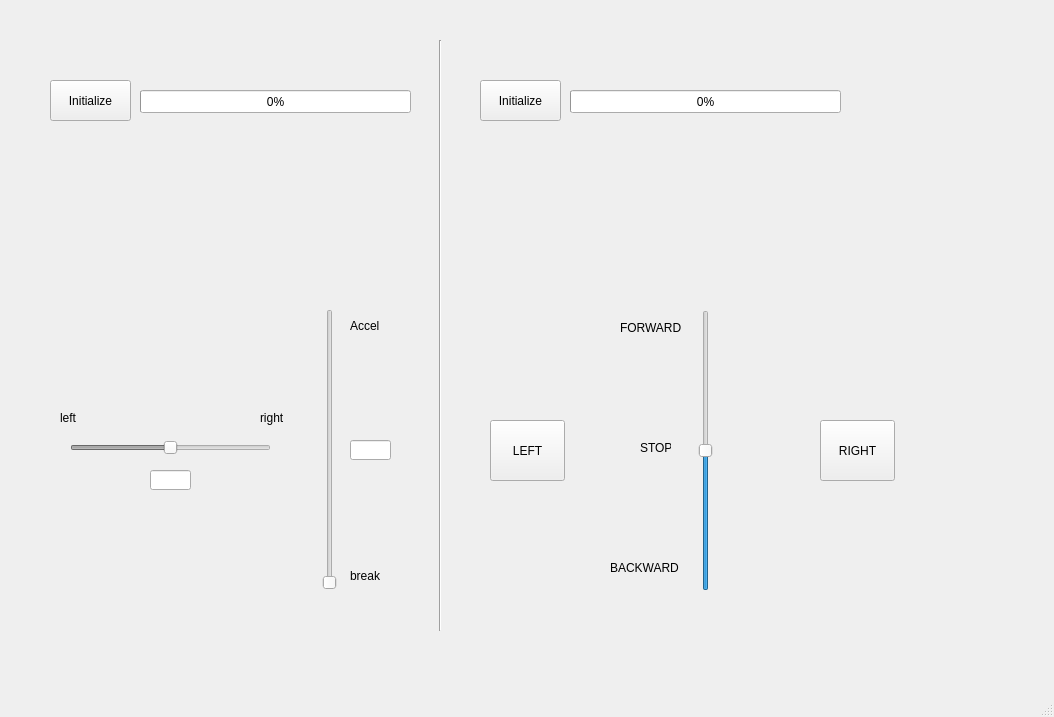
<?xml version="1.0" encoding="UTF-8"?>
<ui version="4.0">
 <class>MainWindow</class>
 <widget class="QMainWindow" name="MainWindow">
  <property name="geometry">
   <rect>
    <x>0</x>
    <y>0</y>
    <width>1054</width>
    <height>717</height>
   </rect>
  </property>
  <property name="windowTitle">
   <string>MainWindow</string>
  </property>
  <widget class="QWidget" name="centralwidget">
   <widget class="Line" name="line">
    <property name="geometry">
     <rect>
      <x>430</x>
      <y>40</y>
      <width>20</width>
      <height>591</height>
     </rect>
    </property>
    <property name="orientation">
     <enum>Qt::Vertical</enum>
    </property>
   </widget>
   <widget class="QSlider" name="directionSlider">
    <property name="enabled">
     <bool>false</bool>
    </property>
    <property name="geometry">
     <rect>
      <x>70</x>
      <y>440</y>
      <width>201</width>
      <height>16</height>
     </rect>
    </property>
    <property name="minimum">
     <number>-5</number>
    </property>
    <property name="maximum">
     <number>5</number>
    </property>
    <property name="orientation">
     <enum>Qt::Horizontal</enum>
    </property>
   </widget>
   <widget class="QSlider" name="accelerationSlider">
    <property name="enabled">
     <bool>false</bool>
    </property>
    <property name="geometry">
     <rect>
      <x>320</x>
      <y>309</y>
      <width>20</width>
      <height>281</height>
     </rect>
    </property>
    <property name="minimum">
     <number>-5</number>
    </property>
    <property name="maximum">
     <number>5</number>
    </property>
    <property name="value">
     <number>-5</number>
    </property>
    <property name="orientation">
     <enum>Qt::Vertical</enum>
    </property>
   </widget>
   <widget class="QLineEdit" name="directionValue">
    <property name="geometry">
     <rect>
      <x>150</x>
      <y>470</y>
      <width>41</width>
      <height>20</height>
     </rect>
    </property>
   </widget>
   <widget class="QLabel" name="label">
    <property name="geometry">
     <rect>
      <x>60</x>
      <y>410</y>
      <width>21</width>
      <height>16</height>
     </rect>
    </property>
    <property name="text">
     <string>left</string>
    </property>
   </widget>
   <widget class="QLabel" name="label_2">
    <property name="geometry">
     <rect>
      <x>260</x>
      <y>410</y>
      <width>31</width>
      <height>16</height>
     </rect>
    </property>
    <property name="text">
     <string>right</string>
    </property>
   </widget>
   <widget class="QLabel" name="label_3">
    <property name="geometry">
     <rect>
      <x>350</x>
      <y>320</y>
      <width>47</width>
      <height>12</height>
     </rect>
    </property>
    <property name="text">
     <string>Accel</string>
    </property>
   </widget>
   <widget class="QLabel" name="label_4">
    <property name="geometry">
     <rect>
      <x>350</x>
      <y>570</y>
      <width>47</width>
      <height>12</height>
     </rect>
    </property>
    <property name="text">
     <string>break</string>
    </property>
   </widget>
   <widget class="QLineEdit" name="accelerationValue">
    <property name="geometry">
     <rect>
      <x>350</x>
      <y>440</y>
      <width>41</width>
      <height>20</height>
     </rect>
    </property>
   </widget>
   <widget class="QSlider" name="gearSlider">
    <property name="enabled">
     <bool>true</bool>
    </property>
    <property name="geometry">
     <rect>
      <x>680</x>
      <y>310</y>
      <width>51</width>
      <height>281</height>
     </rect>
    </property>
    <property name="minimum">
     <number>-1</number>
    </property>
    <property name="maximum">
     <number>1</number>
    </property>
    <property name="orientation">
     <enum>Qt::Vertical</enum>
    </property>
   </widget>
   <widget class="QLabel" name="label_5">
    <property name="geometry">
     <rect>
      <x>620</x>
      <y>320</y>
      <width>61</width>
      <height>16</height>
     </rect>
    </property>
    <property name="text">
     <string>FORWARD</string>
    </property>
   </widget>
   <widget class="QLabel" name="label_6">
    <property name="geometry">
     <rect>
      <x>640</x>
      <y>440</y>
      <width>31</width>
      <height>16</height>
     </rect>
    </property>
    <property name="text">
     <string>STOP</string>
    </property>
   </widget>
   <widget class="QLabel" name="label_7">
    <property name="geometry">
     <rect>
      <x>610</x>
      <y>560</y>
      <width>71</width>
      <height>16</height>
     </rect>
    </property>
    <property name="text">
     <string>BACKWARD</string>
    </property>
   </widget>
   <widget class="QPushButton" name="leftPushButton">
    <property name="geometry">
     <rect>
      <x>490</x>
      <y>420</y>
      <width>75</width>
      <height>61</height>
     </rect>
    </property>
    <property name="text">
     <string>LEFT</string>
    </property>
    <property name="checkable">
     <bool>true</bool>
    </property>
   </widget>
   <widget class="QPushButton" name="rightPushButton">
    <property name="geometry">
     <rect>
      <x>820</x>
      <y>420</y>
      <width>75</width>
      <height>61</height>
     </rect>
    </property>
    <property name="text">
     <string>RIGHT</string>
    </property>
    <property name="checkable">
     <bool>true</bool>
    </property>
   </widget>
   <widget class="QProgressBar" name="initializeLeftProgressBar">
    <property name="geometry">
     <rect>
      <x>140</x>
      <y>90</y>
      <width>271</width>
      <height>23</height>
     </rect>
    </property>
    <property name="value">
     <number>0</number>
    </property>
   </widget>
   <widget class="QPushButton" name="initializeLeftPushButton">
    <property name="geometry">
     <rect>
      <x>50</x>
      <y>80</y>
      <width>81</width>
      <height>41</height>
     </rect>
    </property>
    <property name="text">
     <string>Initialize</string>
    </property>
   </widget>
   <widget class="QPushButton" name="initializeRightPushButton">
    <property name="geometry">
     <rect>
      <x>480</x>
      <y>80</y>
      <width>81</width>
      <height>41</height>
     </rect>
    </property>
    <property name="text">
     <string>Initialize</string>
    </property>
   </widget>
   <widget class="QProgressBar" name="initializeRightProgressBar">
    <property name="geometry">
     <rect>
      <x>570</x>
      <y>90</y>
      <width>271</width>
      <height>23</height>
     </rect>
    </property>
    <property name="value">
     <number>0</number>
    </property>
   </widget>
  </widget>
  <widget class="QMenuBar" name="menubar">
   <property name="geometry">
    <rect>
     <x>0</x>
     <y>0</y>
     <width>1054</width>
     <height>22</height>
    </rect>
   </property>
  </widget>
  <widget class="QStatusBar" name="statusbar"/>
 </widget>
 <resources/>
 <connections/>
</ui>
